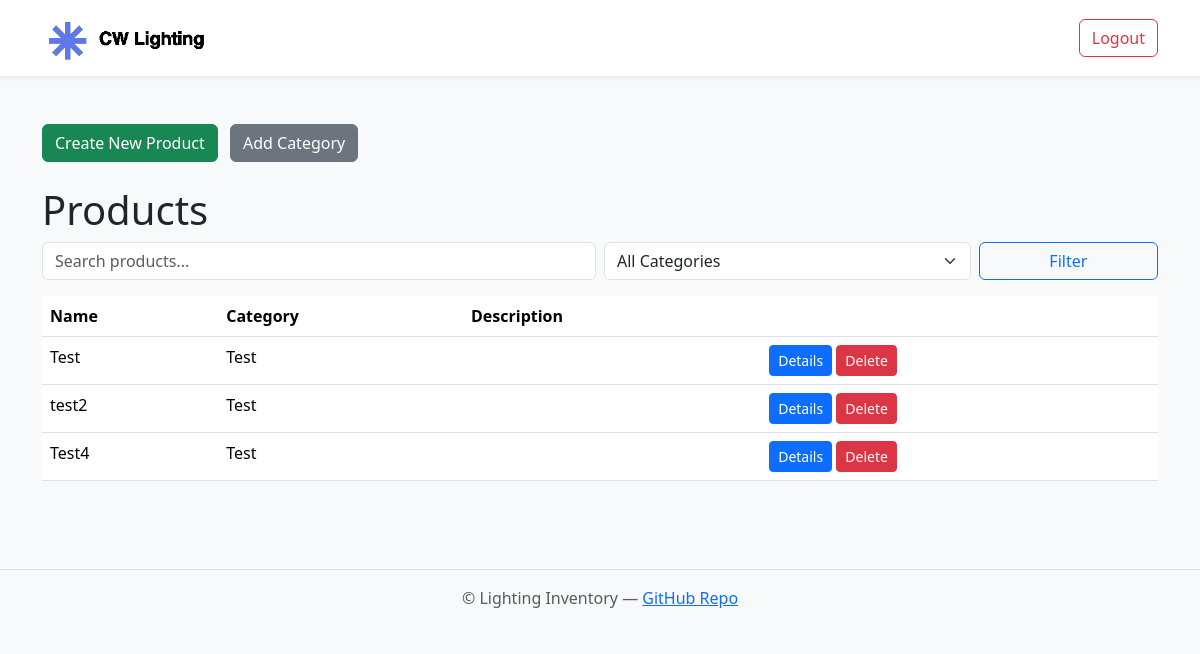
Screenshot of /inventory/ (signed in) with the database file from the repository.
### inventory/models.py (models this page shows, shortened)
class Product(models.Model):
    name = models.CharField(max_length=100)
    category = models.ForeignKey(Category, on_delete=models.CASCADE)
    description = models.TextField(blank=True)

class Category(models.Model):
    name = models.CharField(max_length=50, unique=True)
    def __str__(self):
        return self.name

### inventory/views.py (the view)
# urls.py: path('', views.product_list, name='product_list'),
def product_list(request):
    query = request.GET.get('q', '')
    category_id = request.GET.get('category', '')
    products = Product.objects.all()
    categories = Category.objects.all()
    if query:
        products = products.filter(Q(name__icontains=query) | Q(description__icontains=query))
    if category_id:
        products = products.filter(category_id=category_id)
    return render(request, 'inventory/product_list.html', {
        'products': products,
        'categories': categories,
        'selected_category': category_id,
        'query': query,
    })

### inventory/templates/inventory/product_list.html (shortened to what this page needs)
{% extends "base.html" %}
{% block content %}
<div class="mb-4">
    <a href="{% url 'inventory:add_product' %}" class="btn btn-success me-2">Create New Product</a>
    <a href="{% url 'inventory:add_category' %}" class="btn btn-secondary">Add Category</a>
</div>
<h1>Products</h1>
<form method="get" class="mb-3 row g-2 align-items-end">
  <div class="col-md-6">
    <input type="text" name="q" value="{{ query }}" placeholder="Search products..." class="form-control" />
  </div>
  <div class="col-md-4">
    <select name="category" class="form-select">
      <option value="">All Categories</option>
    </select>
  </div>
  <div class="col-md-2">
    <button type="submit" class="btn btn-outline-primary w-100">Filter</button>
  </div>
</form>
<table class="table">
  <thead>
    <tr>
      <th>Name</th>
      <th>Category</th>
      <th>Description</th>
      <th></th>
    </tr>
  </thead>
  <tbody>
    {% for product in products %}
    <tr>
      <td>{{ product.name }}</td>
      <td>{{ product.category }}</td>
      <td>{{ product.description }}</td>
      <td>
        <a href="{% url 'inventory:product_detail' product.pk %}" class="btn btn-primary btn-sm">Details</a>
        <form method="post" action="{% url 'inventory:delete_product' product.pk %}" style="display:inline;" onsubmit="return confirm('Are you sure you want to delete this product?');">
          <button type="submit" class="btn btn-danger btn-sm">Delete</button>
        </form>
      </td>
    </tr>
    {% empty %}
    <tr><td colspan="4">No products found.</td></tr>
    {% endfor %}
  </tbody>
</table>
{% endblock %}

### rows the page displays
Product: name "Test", category "Test"
Product: name "test2", category "Test"
Product: name "Test4", category "Test"
